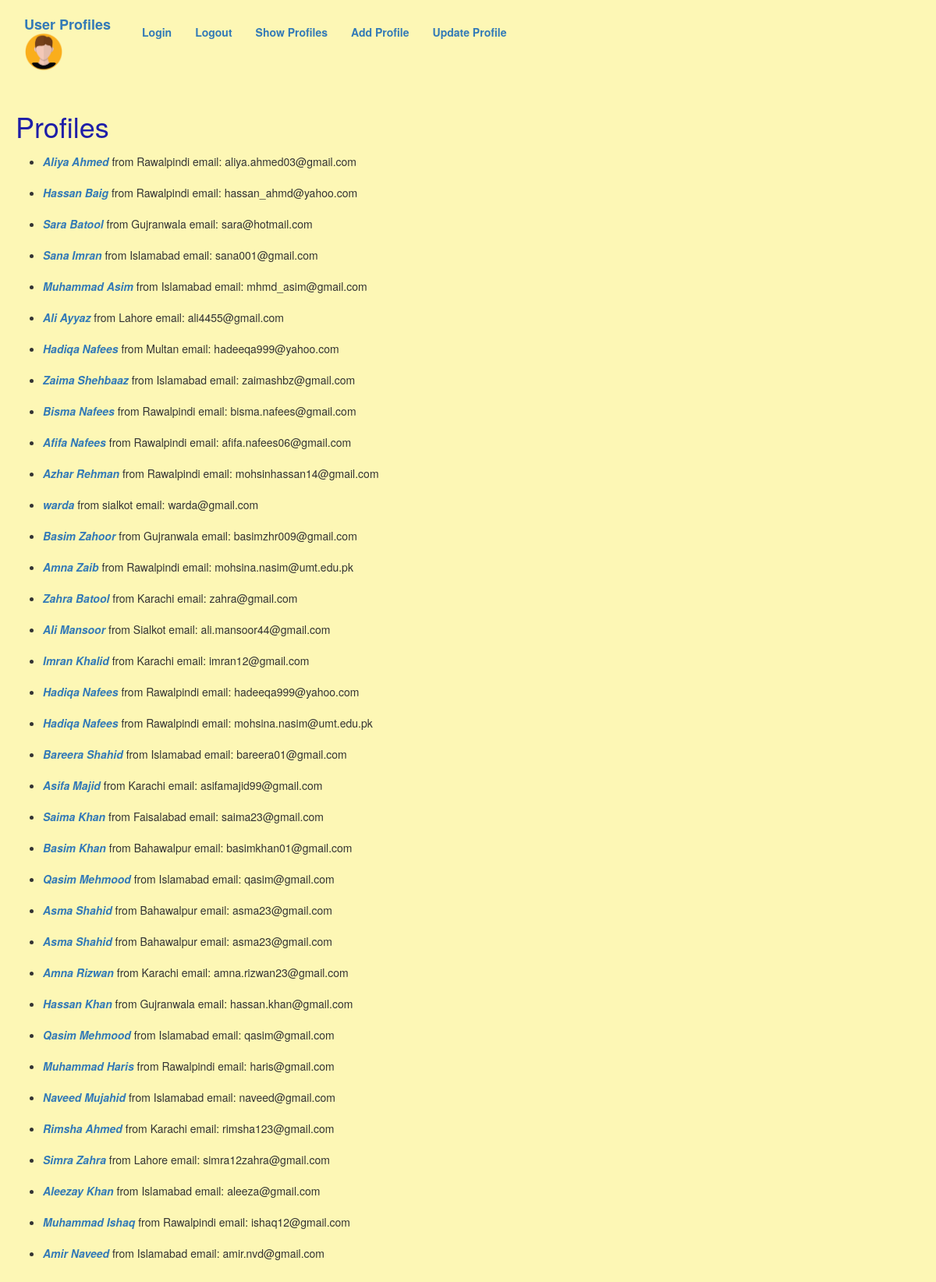
The page / on the database its author committed.
### tables this page shows
CREATE TABLE `profile` (
  `id` int(11) NOT NULL,
  `name` varchar(50) NOT NULL,
  `city` varchar(50) NOT NULL,
  `gender` varchar(50) NOT NULL,
  `email` varchar(100) NOT NULL,
  `phonenumber` int(50) NOT NULL,
  `dob` date NOT NULL,
  `address` varchar(100) NOT NULL,
  `qualification` varchar(200) NOT NULL,
  `hobbies` varchar(300) NOT NULL,
  `skills` varchar(300) NOT NULL
);

### index.php (the view, shortened to what this page needs)
<?php
$conn_str= DB_SYS.':host='.DB_HOST.';dbname='.DB_NAME;
try{
	$pdo=new PDO($conn_str,DB_USER,DB_PASS);
?><!DOCTYPE html>
    <html>
    <head>
         <link rel="stylesheet" href="cssfile.css?v=<?php echo time(); ?>">
    </head>
    <body>
    <?php include_once('header.php'); ?>
    <h1 class="new">Profiles</h1>
    <ul>
<?php
$sql= 'SELECT * FROM profile';
$profiles=$pdo->query($sql);
while($p= $profiles->fetch())
{
    echo "<li><i><a href='show_details.php?id=".$p['id']."'>".$p['name']."</a></i>   from   ".$p['city']."    email:  ".$p['email']."</li><br>";
}
    } catch (PDOException $e)
    {
        die($e->getMessage());
    }
?>
</ul>
</body>
</html>

### cssfile.css (style rules this page uses)
body { padding: 5px 5px 5px 5px; margin: 0px 10px; background-color:rgb(253, 247, 181); }
.new { color:rgb(31, 31, 168); padding:5px; }
a { font-weight:bold; }

### rows shown on the page
profile: name "Aliya Ahmed", city "Rawalpindi", email "aliya.ahmed03@gmail.com"
profile: name "Hassan Baig", city "Rawalpindi", email "hassan_ahmd@yahoo.com"
profile: name "Sara Batool", city "Gujranwala", email "sara@hotmail.com"
profile: name "Sana Imran", city "Islamabad", email "sana001@gmail.com"
profile: name "Muhammad Asim", city "Islamabad", email "mhmd_asim@gmail.com"
profile: name "Ali Ayyaz", city "Lahore", email "ali4455@gmail.com"
profile: name "Hadiqa Nafees", city "Multan", email "hadeeqa999@yahoo.com"
profile: name "Zaima Shehbaaz", city "Islamabad", email "zaimashbz@gmail.com"
profile: name "Bisma Nafees", city "Rawalpindi", email "bisma.nafees@gmail.com"
profile: name "Afifa Nafees", city "Rawalpindi", email "afifa.nafees06@gmail.com"
profile: name "Azhar Rehman", city "Rawalpindi", email "mohsinhassan14@gmail.com"
profile: name "warda", city "sialkot", email "warda@gmail.com"
profile: name "Basim Zahoor", city "Gujranwala", email "basimzhr009@gmail.com"
profile: name "Amna Zaib", city "Rawalpindi", email "mohsina.nasim@umt.edu.pk"
profile: name "Zahra Batool", city "Karachi", email "zahra@gmail.com"
profile: name "Ali Mansoor", city "Sialkot", email "ali.mansoor44@gmail.com"
profile: name "Imran Khalid", city "Karachi", email "imran12@gmail.com"
profile: name "Hadiqa Nafees", city "Rawalpindi", email "hadeeqa999@yahoo.com"
profile: name "Hadiqa Nafees", city "Rawalpindi", email "mohsina.nasim@umt.edu.pk"
profile: name "Bareera Shahid", city "Islamabad", email "bareera01@gmail.com"
profile: name "Asifa Majid", city "Karachi", email "asifamajid99@gmail.com"
profile: name "Saima Khan", city "Faisalabad", email "saima23@gmail.com"
profile: name "Basim Khan", city "Bahawalpur", email "basimkhan01@gmail.com"
profile: name "Qasim Mehmood", city "Islamabad", email "qasim@gmail.com"
profile: name "Asma Shahid", city "Bahawalpur", email "asma23@gmail.com"
profile: name "Asma Shahid", city "Bahawalpur", email "asma23@gmail.com"
profile: name "Amna Rizwan", city "Karachi", email "amna.rizwan23@gmail.com"
profile: name "Hassan Khan", city "Gujranwala", email "hassan.khan@gmail.com"
profile: name "Qasim Mehmood", city "Islamabad", email "qasim@gmail.com"
profile: name "Muhammad Haris", city "Rawalpindi", email "haris@gmail.com"
profile: name "Naveed Mujahid", city "Islamabad", email "naveed@gmail.com"
profile: name "Rimsha Ahmed", city "Karachi", email "rimsha123@gmail.com"
profile: name "Simra Zahra", city "Lahore", email "simra12zahra@gmail.com"
profile: name "Aleezay Khan", city "Islamabad", email "aleeza@gmail.com"
profile: name "Muhammad Ishaq", city "Rawalpindi", email "ishaq12@gmail.com"
profile: name "Amir Naveed", city "Islamabad", email "amir.nvd@gmail.com"
